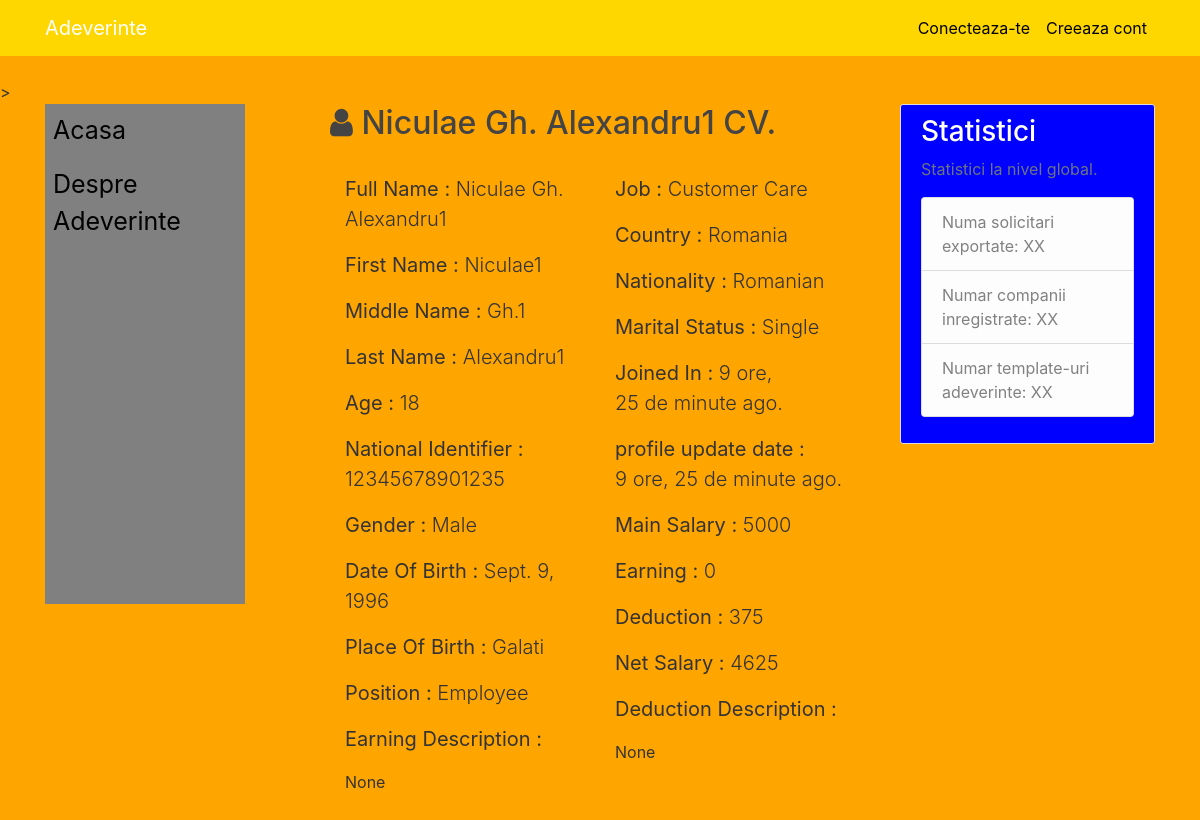
Screenshot of /employees/2/ with the database file from the repository.
### employee/models.py (models this page shows, shortened)
class Employees(models.Model):
    GENDER_CHOICES = [
        ('Male', 'Male'),
        ('Female', 'Female'),
    ]
    Position_CHOICES = [
        ('Employee', 'Employee'),
        ('Manager', 'Manager'),
        ('CEO', 'CEO'),
    ]
    MARITAL_STATUS_CHOICES = [
        ('Single', 'Single'),
        ('Married', 'Married'),
    ]
    first_name = models.CharField(max_length=255)
    middle_name = models.CharField(max_length=255)
    last_name = models.CharField(max_length=255)
    full_name = models.CharField(max_length=500)
    national_identifier = models.BigIntegerField()
    age = models.PositiveIntegerField()
    gender = models.CharField(choices=GENDER_CHOICES, max_length=25)
    date_of_birth = models.DateField()
    place_of_birth = models.CharField(max_length=255)
    position = models.CharField(choices=Position_CHOICES, max_length=25)
    job = models.CharField(max_length=255, null=True)
    country = models.CharField(max_length=255)
    nationality = models.CharField(max_length=255)
    marital_status = models.CharField(choices=MARITAL_STATUS_CHOICES, max_length=25)
    salary = models.PositiveIntegerField()
    deduction = models.PositiveIntegerField(default=0, null=True)
    earning = models.PositiveIntegerField(default=0, null=True)
    deduction_description = models.TextField(null=True)
    earning_description = models.TextField(null=True)
    activated = models.BooleanField(default=True)
    freeze = models.BooleanField(default=False)
    added = models.DateTimeField(auto_now_add=True)
    updated = models.DateTimeField(auto_now=True)

### employee/views.py (the view)
# urls.py: url(r'^(?P<pk>\d+)/$', EmployeeDetailView.as_view(), name='detail'),
class EmployeeDetailView(DetailView):
    template_name = 'employees/employee_detail.html'
    def get_queryset(self):
        qs = Employees.objects.filter(id=self.kwargs['pk'], activated=True)
        return qs
    def get_context_data(self, **kwargs):
        context = super(EmployeeDetailView, self).get_context_data(**kwargs)
        context['title'] = 'Employee'
        return context

### employee/templates/employees/employee_detail.html
{% extends 'main_website/base.html' %}
{% load mathfilters %}
{% block content %}
    <div class="container">
        <div class="row">
            <h2 class="text-center"><i class="fa fa-user"></i> {{ object.full_name }} CV.</h2>
            <br>
            <div class="col-sm-6">
                <br>
                <p class="lead"><b>Full Name : </b>{{ object.full_name }}</p>
                <p class="lead"><b>First Name : </b>{{ object.first_name }}</p>
                <p class="lead"><b>Middle Name : </b>{{ object.middle_name }}</p>
                <p class="lead"><b>Last Name : </b>{{ object.last_name }}</p>
                <p class="lead"><b>Age : </b>{{ object.age }}</p>
                <p class="lead"><b>National Identifier : </b>{{ object.national_identifier }}</p>
                <p class="lead"><b>Gender : </b>{{ object.gender }}</p>
                <p class="lead"><b>Date Of Birth : </b>{{ object.date_of_birth }}</p>
                <p class="lead"><b>Place Of Birth : </b>{{ object.place_of_birth }}</p>
                <p class="lead"><b>Position : </b>{{ object.position }}</p>
                <p class="lead"><b>Earning Description  : </b>{{ object.earning_description | linebreaks }}</p>
            </div>
            <div class="col-sm-6">
                <br>
                <p class="lead"><b>Job : </b>{{ object.job }}</p>
                <p class="lead"><b>Country : </b>{{ object.country }}</p>
                <p class="lead"><b>Nationality : </b>{{ object.nationality }}</p>
                <p class="lead"><b>Marital Status : </b>{{ object.marital_status }}</p>
                <p class="lead"><b>Joined In : </b>{{ object.added | timesince}} ago.</p>
                <p class="lead"><b>profile update date : </b>{{ object.updated | timesince}} ago.</p>
                <p class="lead"><b>Main Salary : </b>{{ object.salary }}</p>
                <p class="lead"><b>Earning : </b>{{ object.earning }}</p>
                <p class="lead"><b>Deduction : </b>{{ object.deduction }}</p>
                <p class="lead"><b>Net Salary : </b>{{ object.salary |add:object.earning |sub:object.deduction }}</p>
                <p class="lead"><b>Deduction Description : </b>{{ object.deduction_description | linebreaks }}</p>
            </div>
        </div>
    </div>
    <br>
    <br>
    <br>
    <br>
    <br>
    <br>
{% endblock %}

### main_website/static/main_website/main.css (style rules this page uses)
body { background: #ffa500; color: #333333; margin-top: 5rem; }
h1, h2, h3, h4, h5, h6 { color: #444444; }

### rows the page displays
Employees: full_name "Niculae Gh. Alexandru1", first_name "Niculae1", middle_name "Gh.1", last_name "Alexandru1", age "18", national_identifier "12345678901235", gender "Male", date_of_birth "Sept. 9, 1996", place_of_birth "Galati", position "Employee", earning_description "None", job "Customer Care", country "Romania", nationality "Romanian", marital_status "Single", added "9 ore, 25 de minute", updated "9 ore, 25 de minute", salary "5000", earning "0", deduction "375", salary|add "4625", deduction_description "None"
